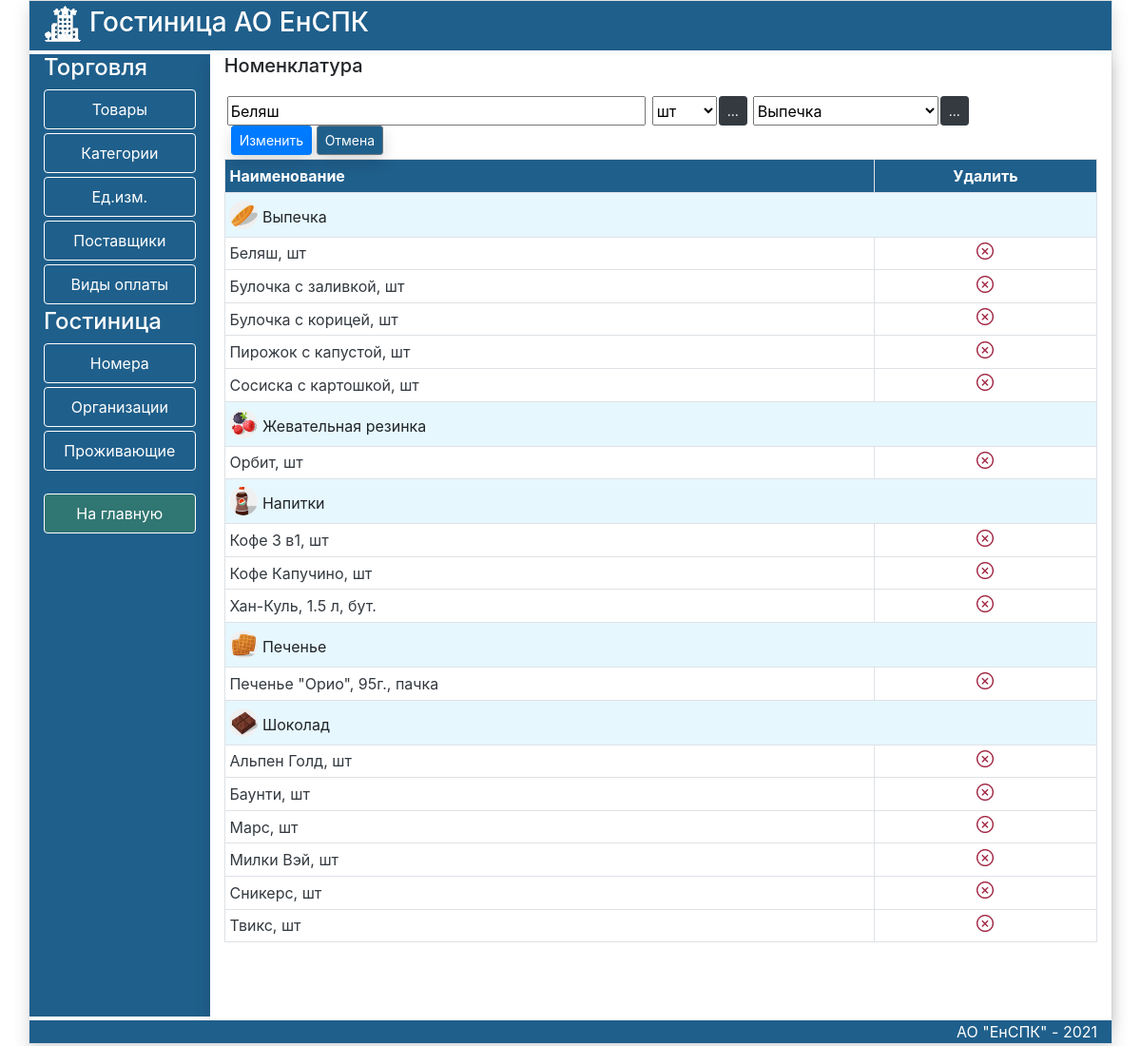
Screenshot of /UpdateGood/20 with the database file from the repository.
### trade/models.py (models this page shows, shortened)
class Good(models.Model):
    title=models.CharField(max_length=100,verbose_name='Наименование')
    unit=models.ForeignKey(Unit,on_delete=models.PROTECT,verbose_name='Единица измерения')
    category=models.ForeignKey(Category,on_delete=models.PROTECT,verbose_name='Категория',related_name='photos')
    class Meta:
        verbose_name='Товар'
        verbose_name_plural='Товары'
        ordering=['title',]

class Category(models.Model):
    title = models.CharField(max_length=100, verbose_name='Наименование')
    photo = models.ImageField(upload_to='photo',blank=True)
    def __str__(self):
        return self.title
    class Meta:
        verbose_name='Категория'
        verbose_name_plural='Категории'
        ordering=['title',]

class Unit(models.Model):
    title = models.CharField(max_length=100,verbose_name='Наименование')
    def __str__(self):
        return self.title
    class Meta:
        verbose_name='Единица измерения'
        verbose_name_plural='Единицы измерения'
        ordering=['title',]

### trade/views.py (the view)
# urls.py: path('UpdateGood/<str:pk>',UpdateGoods,name='UpdateGoods'),
def UpdateGoods(request,pk):
    category=Category.objects.filter(photos__isnull=False).distinct()
    unit=Unit.objects.all()
    good=Good.objects.all()
    goodunit=Good.objects.get(pk=pk)
    title='Номенклатура'
    if request.method == 'POST':
        form = GoodForm(request.POST,instance=goodunit)
        if form.is_valid():
            try:
                form.save()
                form = GoodForm()
                return redirect('Good')
            except:
                form.add_error(None, 'Ошибка добавления ')
    else:
        form = GoodForm(instance=goodunit)
    return render(request, 'trade/UpdateGood.html', {'title': title, 'form': form, 'category': category, 'unit': unit,'goods':good})

### trade/forms.py
class GoodForm(forms.ModelForm):
   class Meta:
      model = Good
      fields = ['title', 'unit', 'category']
      widgets = {
         'title': forms.TextInput(attrs={'class': 'form-input','placeholder':'Введите наименование товара...',
          'style': 'width:440px;margin-right:2px;'}),
         'unit': forms.Select(attrs={'class': 'form-input','style': 'margin-left:5px;margin-right:2px'}),
         'category': forms.Select(attrs={'class': 'form-input','style': 'margin-left:6px;margin-right:2px'}),
      }
   def __init__(self, *args, **kwargs):
      super(GoodForm, self).__init__(*args, **kwargs)
      self.fields['unit'].empty_label = ''
      self.fields['category'].empty_label = ''

### trade/templates/trade/UpdateGood.html (shortened to what this page needs)
{% extends 'trade/listpage.html' %}
{% load static %}
{% block DataArea %}
<h5 class="mb-3">{{title}}</h5>
<div>
    <form action="" method="post">
        <div class="form-row pb-1 pl-2 pt-1">
            {{form.title}}
            {{form.unit}}<a href="{% url 'Create' 'Unit'  %}" class="btn-dark btn btn-sm"
            title="Открыть справочник">...</a>{{form.category}}<a href="{% url 'Category' %}"
            class="btn-dark btn btn-sm">...</a>
            <div class="text-end ml-1 ">
                <button type="submit" class="btn btn-primary btn-sm shadow ">Изменить</button>
                <a href="{% url 'Good'  %}" class="btn btn-secondary btn-sm shadow btnblack ">Отмена </a>
            </div>
    </form>
        </div>
</div>
<div class="scrolltable">
    <table class="table table-sm table-bordered table-hover  ">
        <tr class="secondary">
            <th class="btnblack">Наименование</th>
            <th class="text-center btnblack ">Удалить</th>
        </tr>
        {% for item in category %}
        <tr>
            <td class="pt-2 pb-0 backcategory" colspan="2" >{% if item.photo %}<img src="{{item.photo.url}}" alt="..." width="30"
            height="30" class="mb-2 rounded-circle">{% endif %}
                {{item.title}}
            </td>
        </tr>
        {% for good in goods %}
        {% if item.id == good.category_id %}
        <tr>
            <td><a href="{% url 'UpdateGoods' good.pk %}" class="text-dark">{{good.title}}, {{good.unit}} </a></td>
            <td class="text-center pt-0 pb-2 " style="vertical-align:middle"><a href="{% url 'DeleteGoods' good.pk %}">
                <img src="{% static 'trade/images/delete2.png' %}" height="18" style="top:10px"></a></td>
        </tr>
        {% endif %}
        {% endfor %}
        {% endfor %}
    </table>
</div>
{% endblock DataArea %}

### trade/static/trade/css/my.css (style rules this page uses)
.btnblack { background-color:RGB(31,95,139); color: white; }
.backcategory { background-color:RGB(230,247,254) }
.scrolltable { display:block; overflow-y: auto; height:75vh; }

### rows the page displays
Good: title "Беляш", unit "шт", category "Выпечка"
Category: photo (picture), title "Выпечка"
Good: title "Булочка с заливкой", unit "шт"
Good: title "Булочка с корицей", unit "шт"
Good: title "Пирожок с капустой", unit "шт"
Good: title "Сосиска с картошкой", unit "шт"
Category: photo (picture), title "Жевательная резинка"
Good: title "Орбит", unit "шт"
Category: photo (picture), title "Напитки"
Good: title "Кофе 3 в1", unit "шт"
Good: title "Кофе Капучино", unit "шт"
Good: title "Хан-Куль, 1.5 л", unit "бут."
Category: photo (picture), title "Печенье"
Good: title "Печенье \"Орио\", 95г.", unit "пачка"
Category: photo (picture), title "Шоколад"
Good: title "Альпен Голд", unit "шт"
Good: title "Баунти", unit "шт"
Good: title "Марс", unit "шт"
Good: title "Милки Вэй", unit "шт"
Good: title "Сникерс", unit "шт"
Good: title "Твикс", unit "шт"

### other values shown
{{ title }} "Номенклатура"
